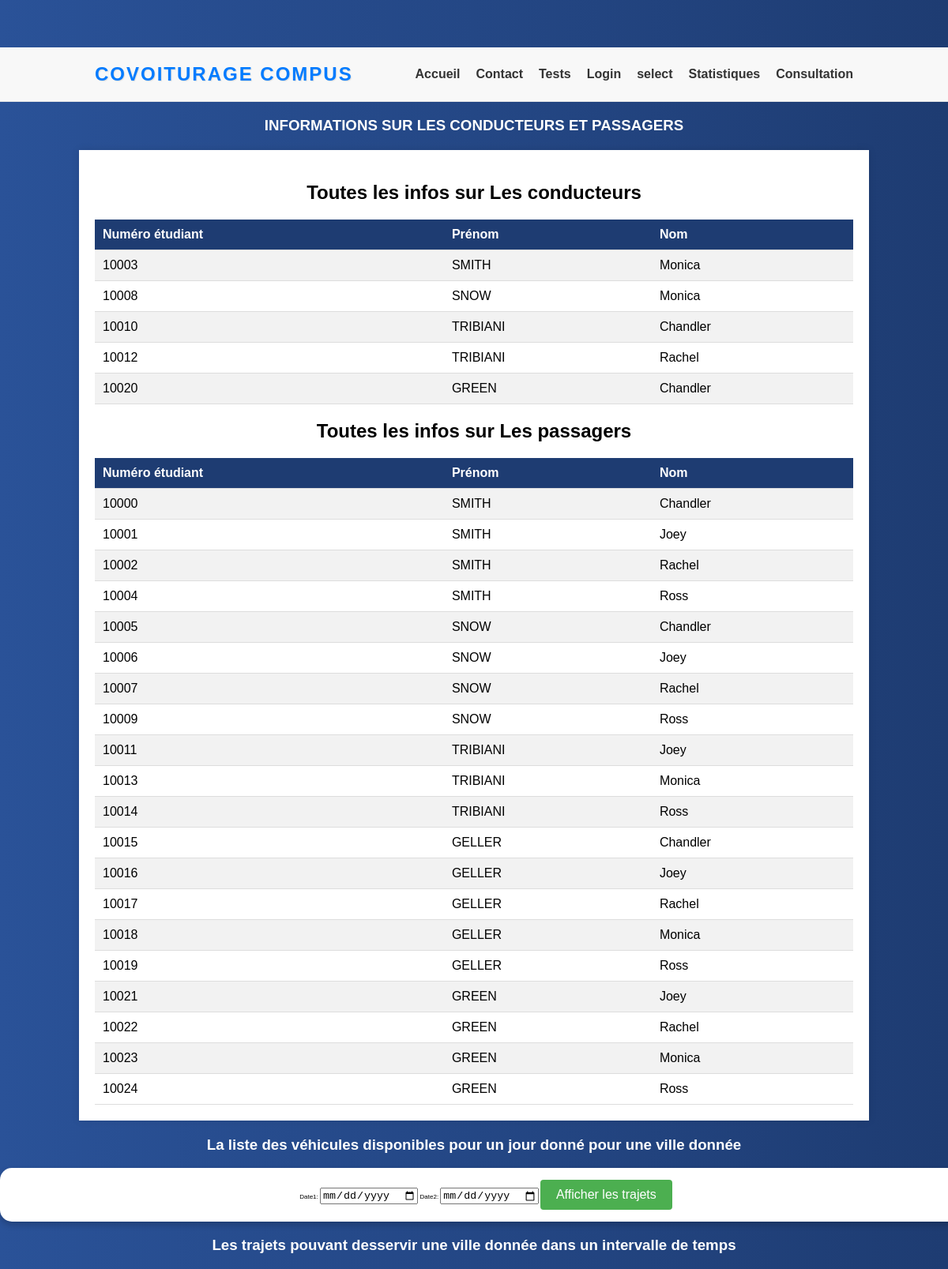
The app's page /php/consultation.php with its own data.
### tables this page shows
CREATE TABLE IF NOT EXISTS ETUDIANT(
    NUM_ETUDIANT INT NOT NULL,
    PRENOM VARCHAR(100) NOT NULL,
    NOM VARCHAR(100) NOT NULL,
    PRIMARY KEY (NUM_ETUDIANT)
);

### php/consultation.php (the view, shortened to what this page needs)
<!DOCTYPE html>
<html lang="en">
<head>
</head>
<body>
    <?php include('header.php'); ?>
    <?php include('../connect.php'); ?>
    <h3 >INFORMATIONS SUR LES CONDUCTEURS ET PASSAGERS </h3>
    <div id="container">
        <h2>Toutes les infos sur Les conducteurs </h2>
        <div id="tableContainer">
        <?php
            $query = "SELECT * FROM ETUDIANT
            WHERE NUM_ETUDIANT IN (SELECT NUM_ETUDIANT FROM ETUDIANT
                                    INTERSECT
                                    SELECT NUM_CONDUCTEUR FROM CONDUCTEUR);";
            if ($result = $conn->query($query)) {
                echo '<table>';
            echo '<tr><th>Numéro étudiant</th><th>Prénom</th><th>Nom</th></tr>';
            while ($row = $result->fetch_assoc()) {
                echo '<tr>';
                echo '<td>' . $row["NUM_ETUDIANT"] . '</td>';
                echo '<td>' . $row["PRENOM"] . '</td>';
                echo '<td>' . $row["NOM"] . '</td>';
                echo '</tr>';
            }
            echo '</table>';
            } else {
                echo '<div id="result"><h3>Erreur :</h3>';
                echo '<p>' . $conn->error . '</p>';
                echo '</div>';
            }
            ?>
        </div>
        <h2>Toutes les infos sur Les passagers </h2>
        <div id="tableContainer">
        <?php
            $query = "SELECT * FROM ETUDIANT
            WHERE NUM_ETUDIANT IN (SELECT NUM_ETUDIANT FROM ETUDIANT
                                    INTERSECT
                                    SELECT NUM_PASSAGER FROM PASSAGER);";
            if ($result = $conn->query($query)) {
                echo '<table>';
            echo '<tr><th>Numéro étudiant</th><th>Prénom</th><th>Nom</th></tr>';
            while ($row = $result->fetch_assoc()) {
                echo '<tr>';
                echo '<td>' . $row["NUM_ETUDIANT"] . '</td>';
                echo '<td>' . $row["PRENOM"] . '</td>';
                echo '<td>' . $row["NOM"] . '</td>';
                echo '</tr>';
            }
            echo '</table>';
            } else {
                echo '<div id="result"><h3>Erreur :</h3>';
                echo '<p>' . $conn->error . '</p>';
                echo '</div>';
            }
            ?>
        </div>
    </div>
    <h3>La liste des véhicules disponibles pour un jour donné pour une ville donnée</h3>
<div id="tableContainer2">
    <form method="post">
        Date1: <input type="date" name="date1" required>
        Date2: <input type="date" name="date2" required>
        <button type="submit">Afficher les trajets</button>
    </form>
</div>
<h3>  Les trajets pouvant desservir une ville donnée dans un intervalle de temps </h3>
</body>
</html>

### php/header.php (shortened to what this page needs)
<!DOCTYPE html>
<html>
<head>
</head>
<body>
    <header>
        <nav class="main-nav">
        <div class="logo">
                COVOITURAGE COMPUS
            </div>
            <ul class="menu">
                <li><a href="http://localhost/free-sgbd203/index.php">Accueil</a></li>
                <li><a href="http://localhost/free-sgbd203/php/contact.php">Contact</a></li>
                <li><a href="http://localhost/free-sgbd203/php/test.php">Tests</a></li>
                <li><a href="http://localhost/free-sgbd203/php/login.php">Login </a></li>
                <li><a href="http://localhost/free-sgbd203/php/select.php">select </a></li>
                <li><a href="http://localhost/free-sgbd203/php/statistiques.php">Statistiques </a></li>
                <li><a href="http://localhost/free-sgbd203/php/consultation.php">Consultation </a></li>
            </ul>
        </nav>
    </header>
</body>
</html>

### php/consultation.php (style rules this page uses)
body { font-family: 'Segoe UI', Tahoma, Geneva, Verdana, sans-serif; padding-top: 60px; background: linear-gradient(to right, #2a5298, #1e3c72); color: white; margin: 0; }
#container { width: 80%; margin: 20px auto; background: white; padding: 20px; box-shadow: 0 0 10px rgba(0, 0, 0, 0.1); color: black; }
table { width: 100%; border-collapse: collapse; margin-top: 20px; }
th, td { padding: 10px; text-align: left; border-bottom: 1px solid #ddd; }
th { background-color: #1e3c72; color: white; }
tr:nth-child(even) { background-color: #f2f2f2; }
button { background-color: #4CAF50; color: white; padding: 10px 20px; border: none; border-radius: 4px; cursor: pointer; font-size: 16px; }
h3 { color: white; text-align: center; }
h2 { text-align: center; }
#tableContainer2 { width: 100%; margin: auto; padding: 15px; box-shadow: 0 4px 8px 0 rgba(0, 0, 0, 0.2); background-color: white; border-radius: 15px; font-size: 0.5rem; height: auto; text-align: center; color: black; }

### php/header.php (style rules this page uses)
body { font-family: Arial, sans-serif; }
header { background-color: #f8f8f8; border-bottom: 1px solid #e7e7e7; padding: 20px 0; }
.main-nav { display: flex; align-items: center; justify-content: space-between; margin: 0 auto; width: 80%; }
.menu { list-style-type: none; margin: 0; padding: 0; display: flex; }
.menu li { margin-left: 20px; }
.menu li a { text-decoration: none; color: #333; font-weight: bold; }
.logo { font-size: 24px; font-weight: bold; color: #007bff; text-transform: uppercase; font-family: 'Arial', sans-serif; letter-spacing: 2px; text-shadow: 1px 1px 1px rgba(0,0,0,0.1); display: flex; align-items: center; white-space: nowrap; }

### records on screen
etudiant: NUM_ETUDIANT "10003", PRENOM "SMITH", NOM "Monica"
etudiant: NUM_ETUDIANT "10008", PRENOM "SNOW", NOM "Monica"
etudiant: NUM_ETUDIANT "10010", PRENOM "TRIBIANI", NOM "Chandler"
etudiant: NUM_ETUDIANT "10012", PRENOM "TRIBIANI", NOM "Rachel"
etudiant: NUM_ETUDIANT "10020", PRENOM "GREEN", NOM "Chandler"
etudiant: NUM_ETUDIANT "10000", PRENOM "SMITH", NOM "Chandler"
etudiant: NUM_ETUDIANT "10001", PRENOM "SMITH", NOM "Joey"
etudiant: NUM_ETUDIANT "10002", PRENOM "SMITH", NOM "Rachel"
etudiant: NUM_ETUDIANT "10004", PRENOM "SMITH", NOM "Ross"
etudiant: NUM_ETUDIANT "10005", PRENOM "SNOW", NOM "Chandler"
etudiant: NUM_ETUDIANT "10006", PRENOM "SNOW", NOM "Joey"
etudiant: NUM_ETUDIANT "10007", PRENOM "SNOW", NOM "Rachel"
etudiant: NUM_ETUDIANT "10009", PRENOM "SNOW", NOM "Ross"
etudiant: NUM_ETUDIANT "10011", PRENOM "TRIBIANI", NOM "Joey"
etudiant: NUM_ETUDIANT "10013", PRENOM "TRIBIANI", NOM "Monica"
etudiant: NUM_ETUDIANT "10014", PRENOM "TRIBIANI", NOM "Ross"
etudiant: NUM_ETUDIANT "10015", PRENOM "GELLER", NOM "Chandler"
etudiant: NUM_ETUDIANT "10016", PRENOM "GELLER", NOM "Joey"
etudiant: NUM_ETUDIANT "10017", PRENOM "GELLER", NOM "Rachel"
etudiant: NUM_ETUDIANT "10018", PRENOM "GELLER", NOM "Monica"
etudiant: NUM_ETUDIANT "10019", PRENOM "GELLER", NOM "Ross"
etudiant: NUM_ETUDIANT "10021", PRENOM "GREEN", NOM "Joey"
etudiant: NUM_ETUDIANT "10022", PRENOM "GREEN", NOM "Rachel"
etudiant: NUM_ETUDIANT "10023", PRENOM "GREEN", NOM "Monica"
etudiant: NUM_ETUDIANT "10024", PRENOM "GREEN", NOM "Ross"
